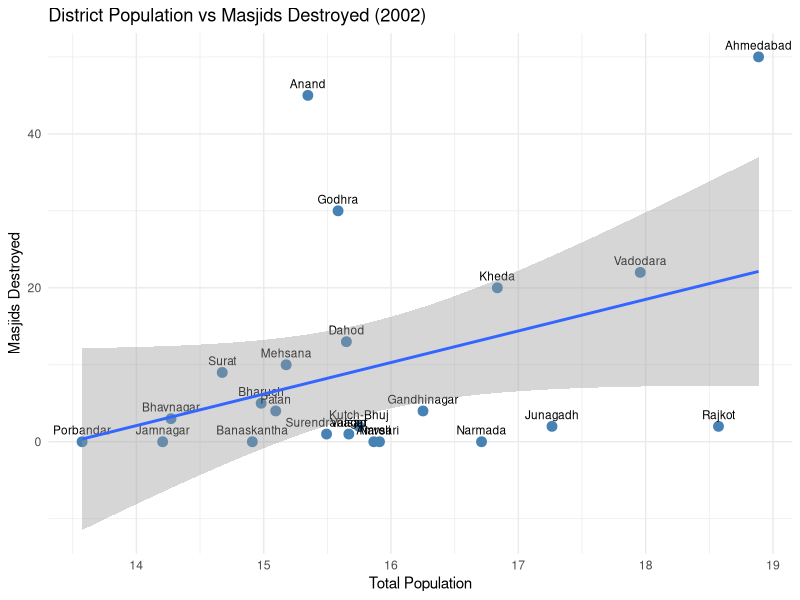
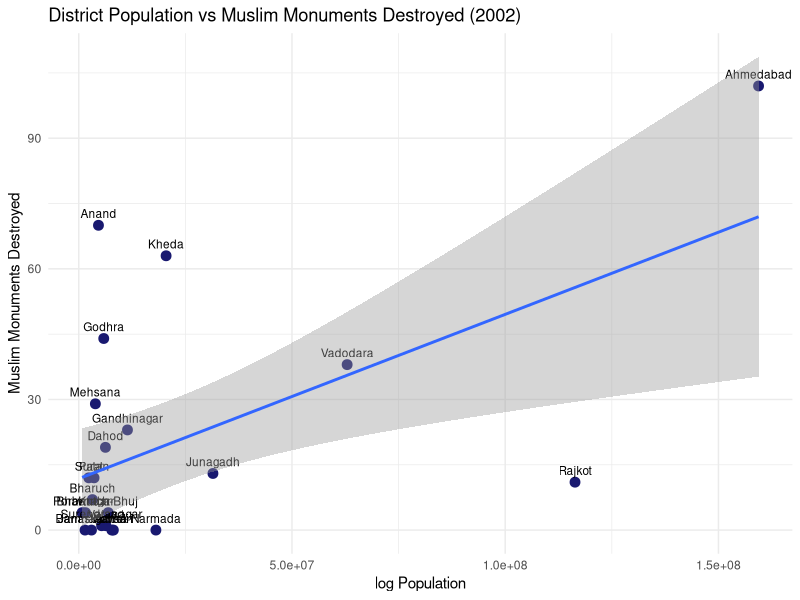
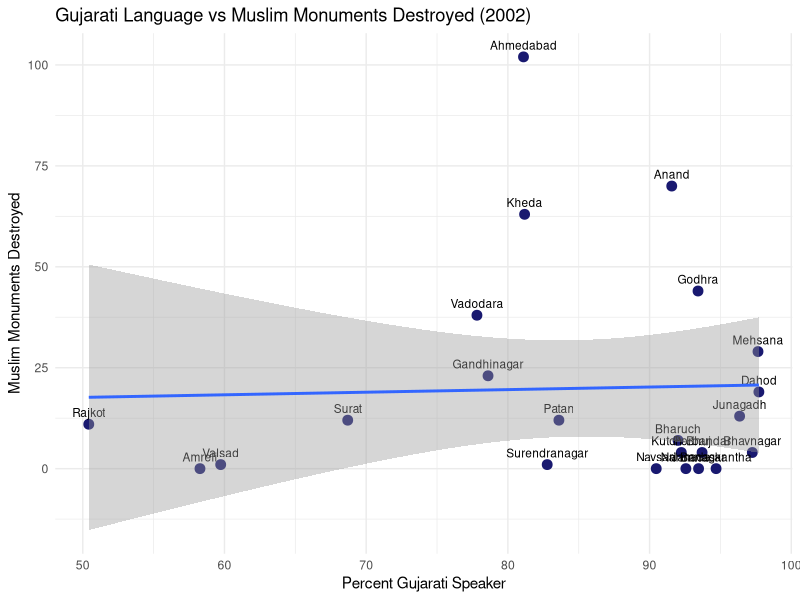
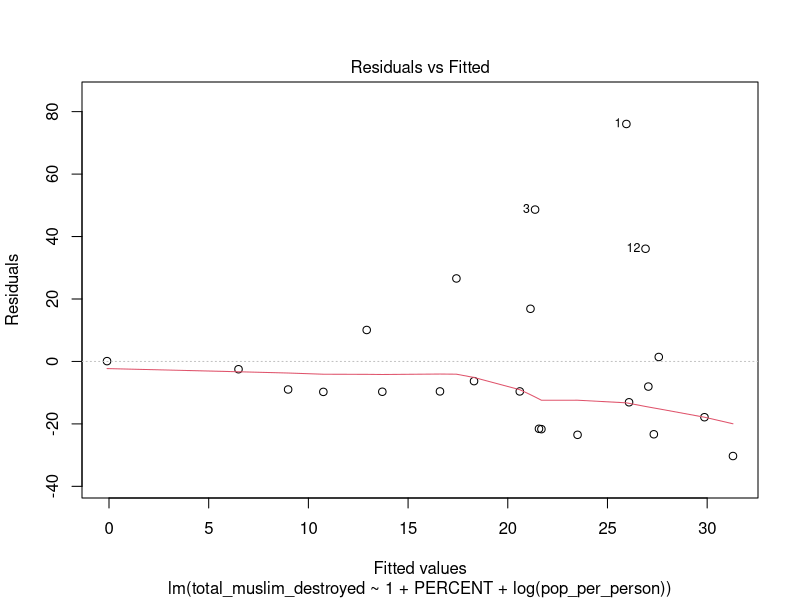
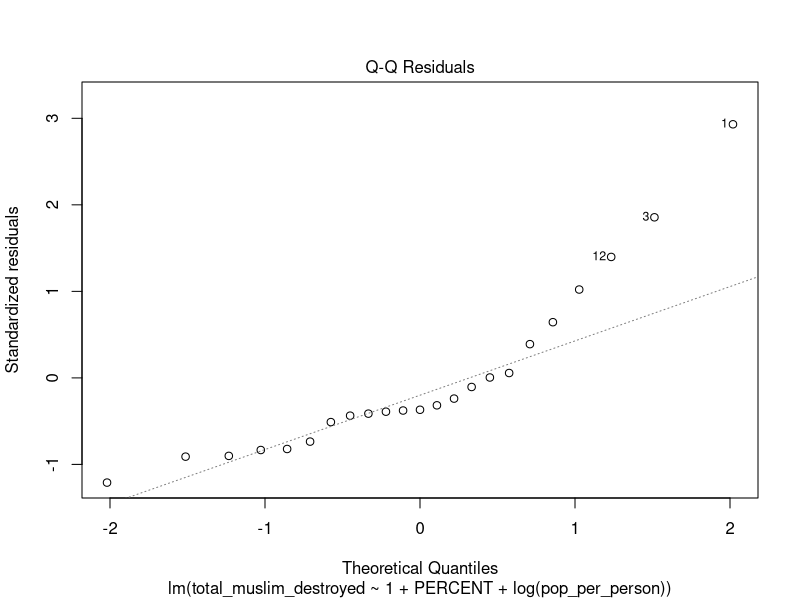

R code for these plots, in order:
## ---- chunk 1
knitr::opts_chunk$set(echo = FALSE)
library(tidyr)
library(readxl)
library(dplyr)
library(ggplot2)
## ---- chunk 2
language <- read_excel("language_mother_tounge_city.xls")
language<- language %>% select(-...9, -...10, -...12, -...13, -...15, -...16)
language <- language[-1, ]
colnames(language) <- language[1, ]
language <- language[-1, ]
language <- language %>% drop_na() %>%
  filter(grepl("000$", MOTHER)) %>%
  group_by(TOWN) %>%
  mutate(TOTAL = as.numeric(TOTAL),
    PERCENT = round(TOTAL/sum(TOTAL) * 100, 5))
View(language)

lang_dist <- unique(language$`AREA NAME`)
## ---- chunk 3
towns <- read_excel("town_directory.xls")
towns <- towns %>% select(DIST_CODE, THSIL_CODE, TOWN_CODE, TOWN_NAME, CLASS, C_STATUS, AREA, POP_2001, DENSITY) %>% rename(TOWN = TOWN_CODE) %>%
  drop_na() %>%
  mutate(AREA = as.numeric(AREA),
         POP_2001 = as.numeric(POP_2001),
         DENSITY = as.numeric(DENSITY))
View(towns)

## ---- chunk 4


# Re-read skipping the messy multi-row headers
raw <- read_excel("religion_town.xls", col_names = FALSE, skip = 4)

# ── 2. Assign clean column names ─────────────────────────────────────────────
col_names <- c(
  "table_name", "state_code", "dist_code", "tehsil_code", "town_code", "area_name",
  "total_rural_urban",
  "total_persons", "total_males", "total_females",
  "hindu_persons", "hindu_males", "hindu_females",
  "muslim_persons", "muslim_males", "muslim_females",
  "christian_persons", "christian_males", "christian_females",
  "sikh_persons", "sikh_males", "sikh_females",
  "buddhist_persons", "buddhist_males", "buddhist_females",
  "jain_persons", "jain_males", "jain_females",
  "other_religion_persons", "other_religion_males", "other_religion_females",
  "religion_not_stated_persons", "religion_not_stated_males", "religion_not_stated_females"
)
colnames(raw) <- col_names

# ── 3. Clean: remove NA rows, number rows, Gujarat state-level rows ───────────
religion_clean <- raw %>%
  # Remove rows where area_name is NA or blank
  filter(!is.na(area_name), area_name != "") %>%
  # Remove leftover header rows (the column-number row)
  filter(!total_persons %in% c("1", "Persons")) %>%
  # Convert codes to numeric so filtering works correctly
  mutate(
    dist_code   = as.numeric(dist_code),
    state_code  = as.numeric(state_code),
    tehsil_code = as.numeric(tehsil_code),
    town_code   = as.numeric(town_code)
  ) %>%
  # Remove Gujarat state-level rows (dist_code == 0)
  filter(dist_code != 0 & town_code != 0) %>%
  # Convert all population columns to numeric
  mutate(across(total_persons:religion_not_stated_females, as.numeric))

# ── 4. Preview ────────────────────────────────────────────────────────────────
View(religion_clean)
glimpse(religion_clean)
## ---- chunk 5
religion_clean <- religion_clean %>%
  mutate(town_code = as.numeric(town_code))

language <- language %>%
  mutate(TOWN = as.numeric(TOWN))

town_dir <- towns %>%
  mutate(TOWN = as.numeric(TOWN))

# ── Join all three dataframes ─────────────────────────────────────────────────
combined <- religion_clean %>%
  inner_join(language, by = c("town_code" = "TOWN")) %>%
  inner_join(town_dir,  by = c("town_code" = "TOWN"))

# ── Preview ───────────────────────────────────────────────────────────────────
glimpse(combined)
View(combined)
## ---- chunk 6
clean_combine <- combined %>% select(table_name, area_name, town_code, state_code, dist_code, total_persons, hindu_persons, muslim_persons, christian_persons, sikh_persons, jain_persons, buddhist_persons, jain_persons, other_religion_persons, `MOTHER TONGUE`, PERCENT, AREA) %>%
  group_by(town_code) %>%
  mutate(pop_per_person = total_persons / AREA) %>%
  drop_na()

View(clean_combine)
## ---- chunk 7
riots <- read.csv("communal_riots_table.csv") %>%
  mutate(across(everything(), ~replace_na(., 0))) %>% mutate(dist_code = case_when(
    District %in% c("A'bad City", "A'bad Rural")         ~ 7,
    District %in% c("Vadodara City", "Vadodara Rural", 
                    "Westpol Vadodara")                   ~ 19,
    District %in% c("Surat City", "Surat Rural")         ~ 18,
    District %in% c("Rajkot City", "Rajkot Rural")       ~ 22,
    District == "Anand"                                   ~ 2,
    District == "Godhra"                                  ~ 16,
    District == "Sabarkantha"                             ~ 23,
    District == "Kheda"                                   ~ 10,
    District == "Mehsana"                                 ~ 13,
    District == "Banaskantha"                             ~ 4,
    District == "Bharuch"                                 ~ 5,
    District == "Gandhinagar"                             ~ 6,
    District == "Amreli"                                  ~ 1,
    District == "Junagadh"                                ~ 9,
    District == "Dahod"                                   ~ 8,
    District == "Narmada"                                 ~ 14,
    District == "Patan"                                   ~ 17,
    District == "Ahwa-Dang"                               ~ 26,
    District == "Jamnagar"                                ~ 11,
    District == "Navsari"                                 ~ 15,
    District == "Porbandar"                               ~ 20,
    District == "Valsad"                                  ~ 25,
    District == "Surendranagar"                           ~ 24,
    District == "Bhavnagar"                               ~ 3,
    District == "Kutch-Bhuj"                              ~ 12,
    TRUE ~ NA_real_
  ))  %>%
  filter(Sr_No != "Total") %>%          # remove total row
  mutate(District = case_when(
    District %in% c("A'bad City", "A'bad Rural")             ~ "Ahmedabad",
    District %in% c("Vadodara City", "Vadodara Rural",
                    "Westpol Vadodara")                       ~ "Vadodara",
    District %in% c("Surat City", "Surat Rural")             ~ "Surat",
    District %in% c("Rajkot City", "Rajkot Rural")           ~ "Rajkot",
    TRUE ~ District
  )) %>%
  group_by(dist_code, District) %>%
  summarise(
    Dargah       = sum(Dargah,       na.rm = TRUE),
    Masjid       = sum(Masjid,       na.rm = TRUE),
    Temple       = sum(Temple,       na.rm = TRUE),
    Church       = sum(Church,       na.rm = TRUE),
    Total        = sum(Total,        na.rm = TRUE),
    Madresa      = sum(Madresa,      na.rm = TRUE),
    Repaired     = sum(Repaired,     na.rm = TRUE),
    Not_Repaired = sum(Not_Repaired, na.rm = TRUE),
    .groups = "drop"
  )


View(riots)
## ---- chunk 8
final <- clean_combine %>%
  inner_join(riots, by = "dist_code") %>%
  mutate(total_muslim_destroyed = Dargah + Masjid)
  

View(final)
## ---- chunk 9
final %>%
  group_by(District, dist_code) %>%
  summarise(
    total_persons = sum(total_persons, na.rm = TRUE),
    Masjid        = first(Masjid),
    .groups = "drop"
  ) %>%
  ggplot(aes(x = log(total_persons), y = Masjid, label = District)) +
  geom_point(color = "steelblue", size = 3) +
  geom_text(vjust = -0.8, size = 3) +
  labs(
    title = "District Population vs Masjids Destroyed (2002)",
    x     = "Total Population",
    y     = "Masjids Destroyed"
  ) +
  theme_minimal() +
  geom_smooth(method = "lm")
## ---- chunk 10
final %>%
  group_by(District, dist_code) %>%
  summarise(
    total_persons = sum(total_persons, na.rm = TRUE),
    total_muslim_destroyed       = first(total_muslim_destroyed),
    .groups = "drop"
  ) %>%
  ggplot(aes(x = total_persons, y = total_muslim_destroyed, label = District)) +
  geom_point(color = "midnightblue", size = 3) +
  geom_text(vjust = -0.8, size = 3) +
  labs(
    title = "District Population vs Muslim Monuments Destroyed (2002)",
    x     = "log Population",
    y     = "Muslim Monuments Destroyed"
  ) +
  theme_minimal() +
  geom_smooth(method = "lm")
  
## ---- chunk 11
#muslim_lm <- lm(total_muslim_destroyed~1+log(total_persons)+pop_per_person, data = final)
#summary(muslim_lm)
#plot(muslim_lm, which = 1:2)
## ---- chunk 12
final_lm <- final %>% 
  filter(`MOTHER TONGUE` == "5 GUJARATI") %>% 
  group_by(District, dist_code) %>%
  summarize(
    PERCENT = mean(PERCENT, na.rm = TRUE),
    total_muslim_destroyed = mean(total_muslim_destroyed, na.rm = TRUE),
    pop_per_person = mean(pop_per_person, na.rm = TRUE),
  )

final_lm %>%
  ggplot(aes(x = PERCENT, y = total_muslim_destroyed, label = District)) +
  geom_point(color = "midnightblue", size = 3) +
  geom_text(vjust = -0.8, size = 3) +
  labs(
    title = "Gujarati Language vs Muslim Monuments Destroyed (2002)",
    x = "Percent Gujarati Speaker",
    y = "Muslim Monuments Destroyed"
  ) +
  theme_minimal() +
  geom_smooth(method = "lm")
## ---- chunk 13
regression_1 <- lm(total_muslim_destroyed~1+PERCENT+log(pop_per_person), data = final_lm)

summary(regression_1)
plot(regression_1, which = 1:2)
